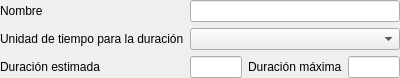
<?xml version="1.0" encoding="UTF-8"?>
<ui version="4.0">
 <class>Form</class>
 <widget class="QWidget" name="Form">
  <property name="geometry">
   <rect>
    <x>0</x>
    <y>0</y>
    <width>400</width>
    <height>66</height>
   </rect>
  </property>
  <property name="windowTitle">
   <string>Form</string>
  </property>
  <layout class="QGridLayout" name="gridLayout">
   <property name="margin">
    <number>0</number>
   </property>
   <item row="0" column="0">
    <widget class="QLabel" name="label">
     <property name="text">
      <string>Nombre</string>
     </property>
    </widget>
   </item>
   <item row="0" column="1" colspan="3">
    <widget class="DBLineEdit" name="db_nombre">
     <property name="fieldName">
      <string>nombre</string>
     </property>
     <property name="dataEditable">
      <bool>true</bool>
     </property>
    </widget>
   </item>
   <item row="1" column="0">
    <widget class="QLabel" name="label_4">
     <property name="text">
      <string>Unidad de tiempo para la duración</string>
     </property>
    </widget>
   </item>
   <item row="1" column="1" colspan="3">
    <widget class="DBComboBox" name="db_unidadtiempo">
     <property name="fieldName">
      <string>unidadtiempo</string>
     </property>
     <property name="dataEditable">
      <bool>true</bool>
     </property>
    </widget>
   </item>
   <item row="2" column="0">
    <widget class="QLabel" name="label_2">
     <property name="text">
      <string>Duración estimada</string>
     </property>
    </widget>
   </item>
   <item row="2" column="1">
    <widget class="DBNumberEdit" name="db_duracionestimada">
     <property name="fieldName">
      <string>duracionestimada</string>
     </property>
     <property name="dataEditable">
      <bool>true</bool>
     </property>
    </widget>
   </item>
   <item row="2" column="2">
    <widget class="QLabel" name="label_3">
     <property name="text">
      <string>Duración máxima</string>
     </property>
    </widget>
   </item>
   <item row="2" column="3">
    <widget class="DBNumberEdit" name="db_duracionmaxima">
     <property name="fieldName">
      <string>duracionmaxima</string>
     </property>
     <property name="dataEditable">
      <bool>true</bool>
     </property>
    </widget>
   </item>
  </layout>
 </widget>
 <customwidgets>
  <customwidget>
   <class>DBComboBox</class>
   <extends>QComboBox</extends>
   <header>widgets/dbcombobox.h</header>
  </customwidget>
  <customwidget>
   <class>DBLineEdit</class>
   <extends>QLineEdit</extends>
   <header>widgets/dblineedit.h</header>
  </customwidget>
  <customwidget>
   <class>DBNumberEdit</class>
   <extends>QLineEdit</extends>
   <header>widgets/dbnumberedit.h</header>
  </customwidget>
 </customwidgets>
 <resources/>
 <connections/>
</ui>
